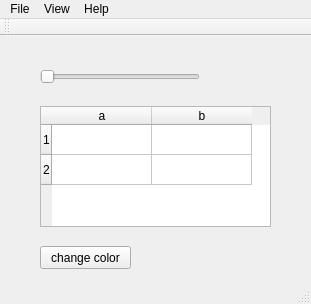
<?xml version="1.0" encoding="UTF-8"?>
<ui version="4.0">
 <class>MainWindow</class>
 <widget class="QMainWindow" name="MainWindow">
  <property name="geometry">
   <rect>
    <x>0</x>
    <y>0</y>
    <width>311</width>
    <height>304</height>
   </rect>
  </property>
  <property name="windowTitle">
   <string>MainWindow</string>
  </property>
  <widget class="QWidget" name="centralWidget">
   <widget class="QSlider" name="Slider">
    <property name="geometry">
     <rect>
      <x>40</x>
      <y>30</y>
      <width>160</width>
      <height>22</height>
     </rect>
    </property>
    <property name="minimum">
     <number>100</number>
    </property>
    <property name="maximum">
     <number>200</number>
    </property>
    <property name="orientation">
     <enum>Qt::Horizontal</enum>
    </property>
   </widget>
   <widget class="QTableWidget" name="Table">
    <property name="geometry">
     <rect>
      <x>40</x>
      <y>70</y>
      <width>231</width>
      <height>121</height>
     </rect>
    </property>
    <row>
     <property name="text">
      <string>1</string>
     </property>
    </row>
    <row>
     <property name="text">
      <string>2</string>
     </property>
    </row>
    <column>
     <property name="text">
      <string>a</string>
     </property>
    </column>
    <column>
     <property name="text">
      <string>b</string>
     </property>
    </column>
   </widget>
   <widget class="QPushButton" name="pushButton">
    <property name="geometry">
     <rect>
      <x>40</x>
      <y>210</y>
      <width>91</width>
      <height>23</height>
     </rect>
    </property>
    <property name="text">
     <string>change color</string>
    </property>
    <property name="checkable">
     <bool>true</bool>
    </property>
    <property name="checked">
     <bool>false</bool>
    </property>
   </widget>
  </widget>
  <widget class="QMenuBar" name="menuBar">
   <property name="geometry">
    <rect>
     <x>0</x>
     <y>0</y>
     <width>311</width>
     <height>21</height>
    </rect>
   </property>
   <widget class="QMenu" name="menuHelp">
    <property name="title">
     <string>File</string>
    </property>
   </widget>
   <widget class="QMenu" name="menuHelp_2">
    <property name="title">
     <string>Help</string>
    </property>
   </widget>
   <widget class="QMenu" name="menuView">
    <property name="title">
     <string>View</string>
    </property>
   </widget>
   <addaction name="menuHelp"/>
   <addaction name="menuView"/>
   <addaction name="menuHelp_2"/>
  </widget>
  <widget class="QToolBar" name="mainToolBar">
   <attribute name="toolBarArea">
    <enum>TopToolBarArea</enum>
   </attribute>
   <attribute name="toolBarBreak">
    <bool>false</bool>
   </attribute>
  </widget>
  <widget class="QStatusBar" name="statusBar"/>
 </widget>
 <layoutdefault spacing="6" margin="11"/>
 <resources/>
 <connections/>
</ui>
